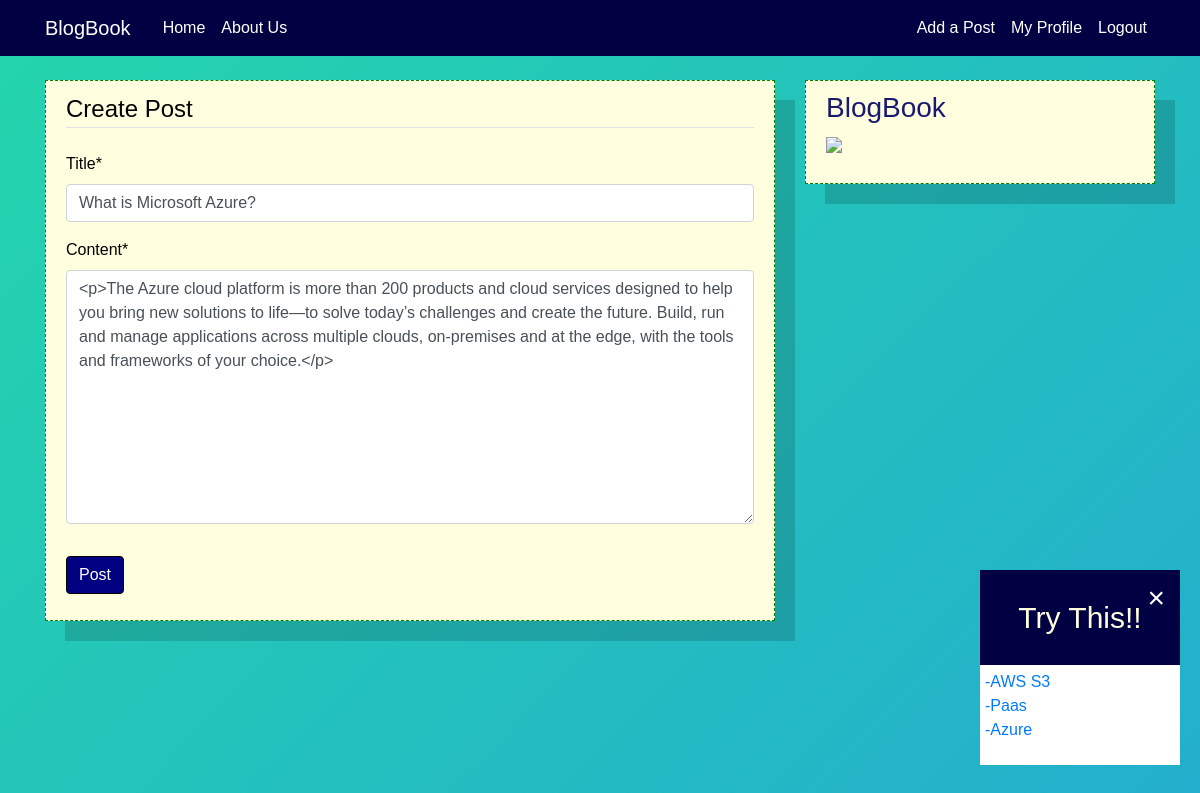
The app's page /post/38/update/ (signed in) with its own data.
### blog/models.py (models this page shows, shortened)
class Post(models.Model):
    author = models.ForeignKey(
        settings.AUTH_USER_MODEL, on_delete=models.CASCADE)
    title = models.CharField(max_length=100)
    content = models.TextField()
    liked = models.ManyToManyField(
        settings.AUTH_USER_MODEL, blank=True, related_name='liked')
    date_posted = models.DateTimeField(default=timezone.now)
    objects = PostManager()
    class Meta:
        ordering = ('-date_posted', )

### blog/views.py (the view, shortened to what this page needs)
# urls.py: path('post/<int:pk>/update/', PostUpdateView.as_view(), name='post_update'),
class PostUpdateView(LoginRequiredMixin, UserPassesTestMixin, UpdateView):
    model = Post
    fields = ['title', 'content']
    def test_func(self):
        post = self.get_object()
        if self.request.user == post.author:
            return True
        return False

### blog/templates/blog/post_form.html (shortened to what this page needs)
{% extends "blog/base.html" %}
{% load crispy_forms_tags %}
{% block content %}
<div class="content-section">
    <form method="POST">
        <fieldset class="form-group">
            <legend class="border-bottom mb-4">Create Post</legend>
            {{ form|crispy }}
        </fieldset>
        <div class="form-group">
            <button class="btn btn-outline-info" type="submit">Post</button>
        </div>
    </form>
</div>
{% endblock content %}

### web/static/css/main.css (style rules this page uses)
body { background: linear-gradient(-45deg, #581845, #e73c7e, #23a6d5, #23d5ab); background-size: 400% 400%; animation: gradient 5s ease infinite; color: #333333; margin-top: 5rem; }
.btn-outline-info { color: white; border-color: black; background-color: #000080; }
.content-section { box-shadow: 20px 20px rgba(0,0,0,.15); background: #FFFFE0; padding: 10px 20px; border: 1px solid green; margin-bottom: 20px; color: #000000; text-align: justify; border-style: dashed; }

### blog/templates/blog/base.html (style rules this page uses)
body { font-family: Arial, Helvetica, sans-serif; }

### records on screen
Post: title "What is Microsoft Azure?", content "<p>The Azure cloud platform is more than 200 products and cloud services designed to help you bring new solutions to life—to solve today’s challenges and create the future. Build, run and manage applications across multiple clouds, on-premises and at the edge, with the tools and frameworks of your choice.</p>"
